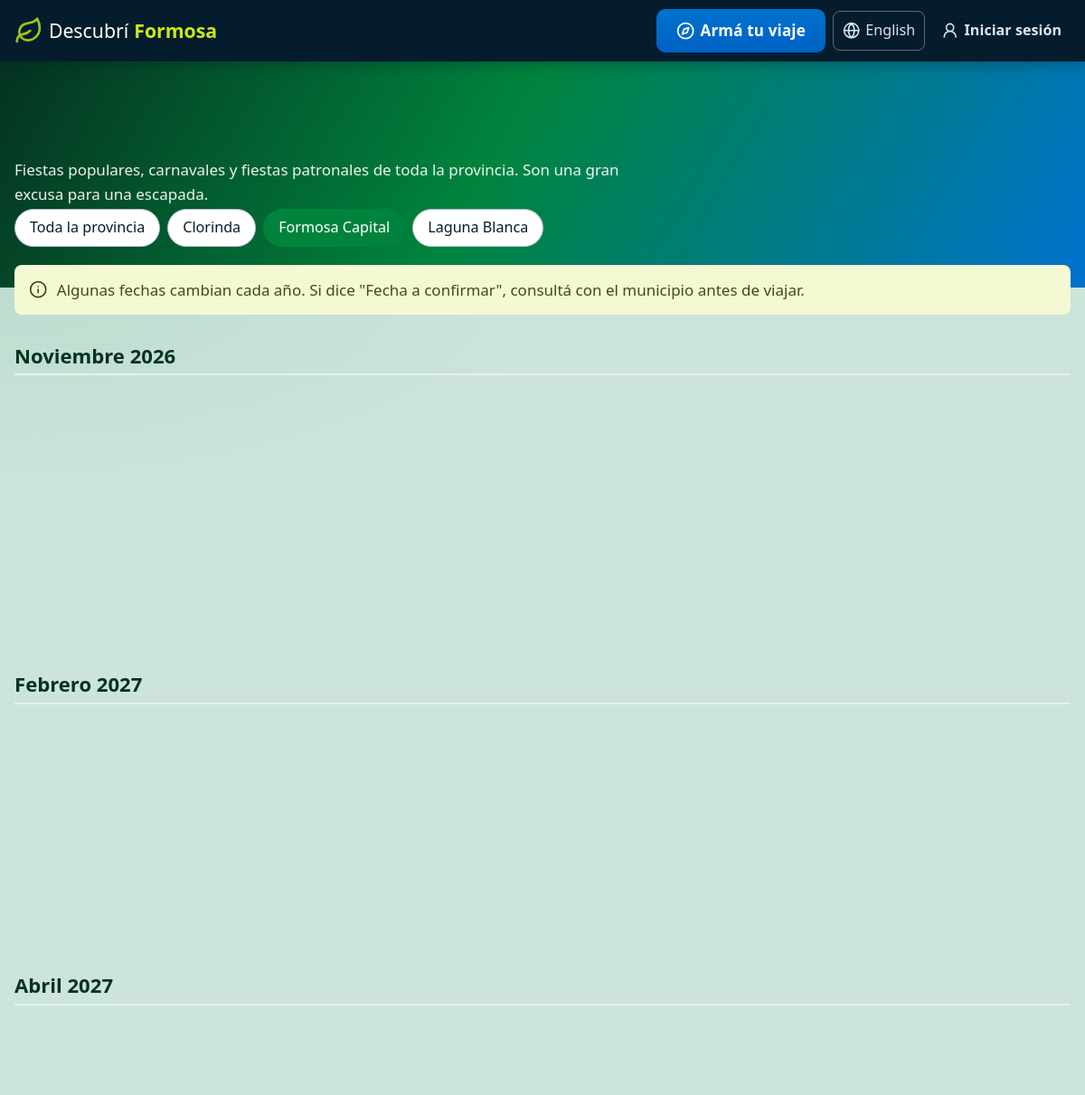
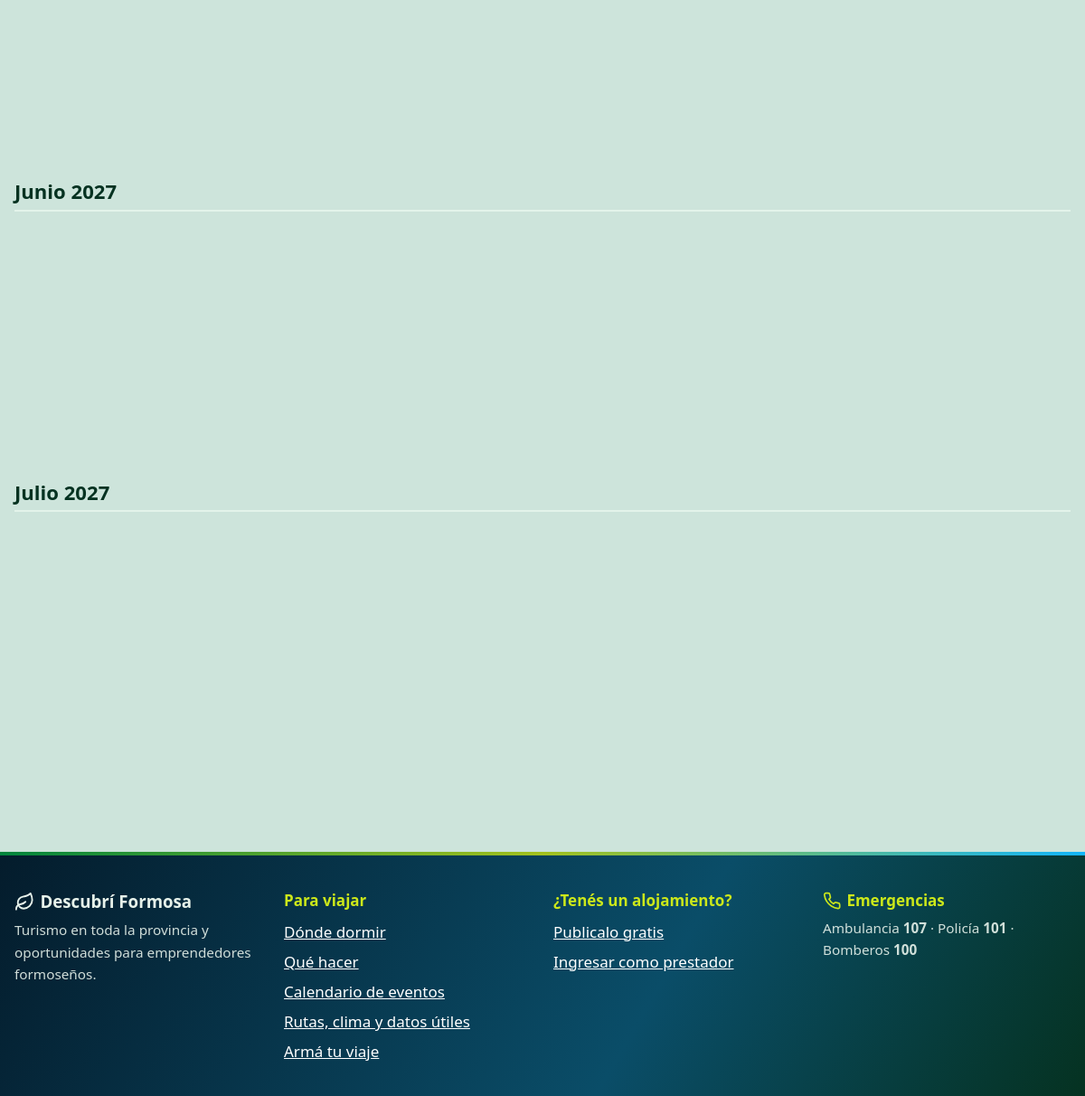
The page /eventos.php?localidad=1&lang=es on the database its author committed (2 pictures, top to bottom).
### tables this page shows
CREATE TABLE localidades (
    id           INT UNSIGNED AUTO_INCREMENT PRIMARY KEY,
    nombre       VARCHAR(100) NOT NULL,
    slug         VARCHAR(100) NOT NULL UNIQUE,
    descripcion  TEXT,
    descripcion_en TEXT NULL,
    lat          DECIMAL(9,6) NOT NULL,
    lng          DECIMAL(9,6) NOT NULL,
    imagen       VARCHAR(255) NULL,
    es_destino   TINYINT(1) NOT NULL DEFAULT 1
);

### includes/eventos.php (the view, shortened to what this page needs)
<?php
require_once __DIR__ . '/funciones.php';
function proximos_eventos(int $limite = 0, int $localidad = 0): array
{
    $sql = "SELECT e.*, l.nombre AS localidad
            FROM eventos e JOIN localidades l ON l.id = e.localidad_id
            WHERE e.fecha_hasta >= CURDATE()" . ($localidad ? ' AND e.localidad_id = ?' : '') . "
            ORDER BY e.fecha_desde, e.nombre" . ($limite ? " LIMIT $limite" : '');
    $stmt = db()->prepare($sql);
    $stmt->execute($localidad ? [$localidad] : []);
    return $stmt->fetchAll();
}
function html_evento(array $ev): string
{
    $desde = strtotime($ev['fecha_desde']);
    $mes   = idioma() === 'en' ? date('M', $desde) : mb_substr(MESES_ES[date('n', $desde) - 1], 0, 3);
    ob_start(); ?>
    <?php
    return ob_get_clean();
}

### includes/idioma.php (called while the page is built, shortened)
<?php
function idioma(): string
{
    static $idioma = null;
    if ($idioma !== null) {
        return $idioma;
    }
    $pedido = $_GET['lang'] ?? '';
    if (isset(IDIOMAS[$pedido])) {
        return $idioma = $pedido;
    }
    $navegador = strtolower(substr($_SERVER['HTTP_ACCEPT_LANGUAGE'] ?? '', 0, 2));
    return $idioma = $navegador === 'en' ? 'en' : 'es';
}
function diccionario(): array
{
    static $dic = null;
    return $dic ??= idioma() === 'en' ? require __DIR__ . '/../lang/en.php' : [];
}
function t(string $texto, array $vars = []): string
{
    $texto = diccionario()[$texto] ?? $texto;
    return $texto;
}

### config/db.php (called while the page is built, shortened)
<?php
function db(): PDO
{
    static $pdo = null;
    if ($pdo === null) {
        $dsn = 'mysql:host=' . DB_HOST . ';dbname=' . DB_NAME . ';charset=utf8mb4';
        $pdo = new PDO($dsn, DB_USER, DB_PASS, [
            PDO::ATTR_ERRMODE            => PDO::ERRMODE_EXCEPTION,
            PDO::ATTR_DEFAULT_FETCH_MODE => PDO::FETCH_ASSOC,
            PDO::ATTR_EMULATE_PREPARES   => false,
        ]);
    }
    return $pdo;
}

### includes/eventos.php (the view, shortened to what this page needs)
<?php
require_once __DIR__ . '/funciones.php';
function proximos_eventos(int $limite = 0, int $localidad = 0): array
{
    $sql = "SELECT e.*, l.nombre AS localidad
            FROM eventos e JOIN localidades l ON l.id = e.localidad_id
            WHERE e.fecha_hasta >= CURDATE()" . ($localidad ? ' AND e.localidad_id = ?' : '') . "
            ORDER BY e.fecha_desde, e.nombre" . ($limite ? " LIMIT $limite" : '');
    $stmt = db()->prepare($sql);
    $stmt->execute($localidad ? [$localidad] : []);
    return $stmt->fetchAll();
}
function html_evento(array $ev): string
{
    $desde = strtotime($ev['fecha_desde']);
    $mes   = idioma() === 'en' ? date('M', $desde) : mb_substr(MESES_ES[date('n', $desde) - 1], 0, 3);
    ob_start(); ?>
    <?php
    return ob_get_clean();
}

### eventos.php (shortened to what this page needs)
<?php
require_once __DIR__ . '/includes/eventos.php';
$localidades = db()->query("
    SELECT DISTINCT l.id, l.nombre FROM localidades l JOIN eventos e ON e.localidad_id = l.id
    WHERE e.fecha_hasta >= CURDATE() ORDER BY l.nombre
")->fetchAll();
$localidad = (int) ($_GET['localidad'] ?? 0);
$eventos   = proximos_eventos(0, $localidad);
$porMes = [];
foreach ($eventos as $ev) {
    $ts = strtotime($ev['fecha_desde'] < date('Y-m-d') ? date('Y-m-d') : $ev['fecha_desde']);
    $porMes[ucfirst(nombre_mes((int) date('n', $ts))) . ' ' . date('Y', $ts)][] = $ev;
}
require __DIR__ . '/includes/header.php';
?>
<section class="seccion">
    <div class="contenedor">
        <p class="seccion__intro">
            <?= e(t('Fiestas populares, carnavales y fiestas patronales de toda la provincia. Son una gran excusa para una escapada.')) ?>
        </p>
        <?php if ($localidades): ?>
            <nav class="chips eventos__filtro" aria-label="<?= e(t('Filtrar por localidad')) ?>">
                <a href="<?= url('eventos.php') ?>" class="chip <?= $localidad ? '' : 'activo' ?>"><?= e(t('Toda la provincia')) ?></a>
                <?php foreach ($localidades as $l): ?>
                    <a href="<?= url('eventos.php?localidad=' . $l['id']) ?>" class="chip <?= $localidad === (int) $l['id'] ? 'activo' : '' ?>"><?= e($l['nombre']) ?></a>
                <?php endforeach; ?>
            </nav>
        <?php endif; ?>
        <div class="alerta alerta--aviso">
            <?= icono('info') ?>
            <span><?= e(t('Algunas fechas cambian cada año. Si dice "Fecha a confirmar", consultá con el municipio antes de viajar.')) ?></span>
        </div>
        <?php foreach ($porMes as $mes => $lista): ?>
            <h2 class="eventos__mes"><?= e($mes) ?></h2>
            <div class="eventos__lista">
            </div>
        <?php endforeach; ?>
    </div>
</section>
<?php require __DIR__ . '/includes/footer.php'; ?>

### assets/css/estilos.css (style rules this page uses)
:root { --verde: #00843D; --verde-oscuro: #053221; --verde-medio: #2E8B29; --oliva: #3B4D1B; --lima: #A3C11E; --lima-claro: #CCE81A; --azul: #0072CE; --azul-oscuro: #0062C4; --azul-noche: #001F3F; --petroleo: #0A4D68; --noche: #041C2C; --celeste: #12B5FB; --violeta: #471E97; --lavanda: #7A73E4; --verde-claro: #e3f3ea; --azul-claro: #e5f1fb; --violeta-claro: #efedfc; --lima-suave: #f4f9d4; --texto: var(--noche); --texto-suave: #3f5260; --fondo: #cde4db; --blanco: #ffffff; --borde: #cdd9dc; --rojo: #b83227; --estrella: var(--verde-medio); --radio: 12px; --sombra: 0 2px 10px rgba(0, 0, 0, .07); --sombra-alta: 0 10px 28px rgba(5, 50, 33, .16); --degradado: linear-gradient(120deg, #053221 0%, #00843D 45%, #0072CE 100%); --degradado-acento: linear-gradient(135deg, #0072CE 0%, #0062C4 100%); --degradado-festivo: linear-gradient(135deg, #7A73E4 0%, #471E97 60%); --degradado-linea: linear-gradient(90deg, #00843D 0%, #A3C11E 50%, #12B5FB 100%); }
* { box-sizing: border-box; }
html { font-size: 106.25%; }
body { margin: 0; font-family: system-ui, -apple-system, "Segoe UI", Roboto, sans-serif; color: var(--texto); background: var(--fondo); line-height: 1.6; }
a { color: var(--verde-oscuro); }
.con-banda main > .seccion:first-child > .contenedor > .seccion__titulo, .con-banda main > .seccion:first-child > .contenedor > .seccion__intro, .con-banda main > .seccion:first-child > .contenedor > .volver { color: var(--blanco); }
.con-banda main > .seccion:first-child > .contenedor > .seccion__intro { opacity: .92; }
h1, h2, h3 { line-height: 1.25; }
.contenedor { width: 100%; max-width: 1200px; margin: 0 auto; padding: 0 16px; }
.seccion { padding: 32px 0; }
.seccion__intro { margin: 0 0 20px; color: var(--texto-suave); max-width: 720px; }
.alerta { padding: 14px 16px; border-radius: 8px; margin-bottom: 16px; background: var(--verde-claro); color: var(--verde-oscuro); }
.alerta--aviso { background: var(--lima-suave); color: var(--oliva); }
.chips { display: flex; flex-wrap: wrap; gap: 8px; }
.chip { position: relative; display: inline-flex; align-items: center; gap: 6px; min-height: 42px; font: inherit; font-size: .95rem; padding: 6px 16px; border-radius: 999px; border: 1px solid #aebfc6; background: var(--blanco); color: var(--texto); cursor: pointer; user-select: none; }
.chip.activo, .chip:has(input:checked) { background: var(--verde); border-color: var(--verde); color: var(--blanco); }

### assets/css/animaciones.css (style rules this page uses)
.aparece.aparece { opacity: 0; transform: translateY(18px); transition: opacity .5s ease-out, transform .5s ease-out; transition-delay: var(--retraso, 0ms); }
.chip { transition: background .2s, border-color .2s, color .2s, transform .15s; }
.btn, .chip { position: relative; overflow: hidden; }
.chip.activo, .chip:has(input:checked) { animation: pop .3s ease-out; }

### assets/css/eventos.css (style rules this page uses)
.eventos__filtro { margin-bottom: 20px; }
.eventos__filtro .chip { text-decoration: none; }
.eventos__mes { margin: 32px 0 12px; font-size: 1.3rem; color: var(--verde-oscuro); border-bottom: 2px solid var(--verde-claro); padding-bottom: 6px; }
.eventos__lista { display: grid; grid-template-columns: repeat(auto-fill, minmax(min(420px, 100%), 1fr)); gap: 16px; }

### rows shown on the page
localidades: nombre "Clorinda"
localidades: nombre "Formosa Capital"
localidades: nombre "Laguna Blanca"

### other values the page prints
t('Armá tu viaje') "Armá tu viaje"
IDIOMAS[$otroIdioma] "English"
t('Iniciar sesión') "Iniciar sesión"
t('Toda la provincia') "Toda la provincia"
$mes "Noviembre 2026"
$mes "Febrero 2027"
$mes "Abril 2027"
$mes "Junio 2027"
$mes "Julio 2027"
t('Para viajar') "Para viajar"
t('Dónde dormir') "Dónde dormir"
t('Qué hacer') "Qué hacer"
t('Calendario de eventos') "Calendario de eventos"
t('Rutas, clima y datos útiles') "Rutas, clima y datos útiles"
t('¿Tenés un alojamiento?') "¿Tenés un alojamiento?"
